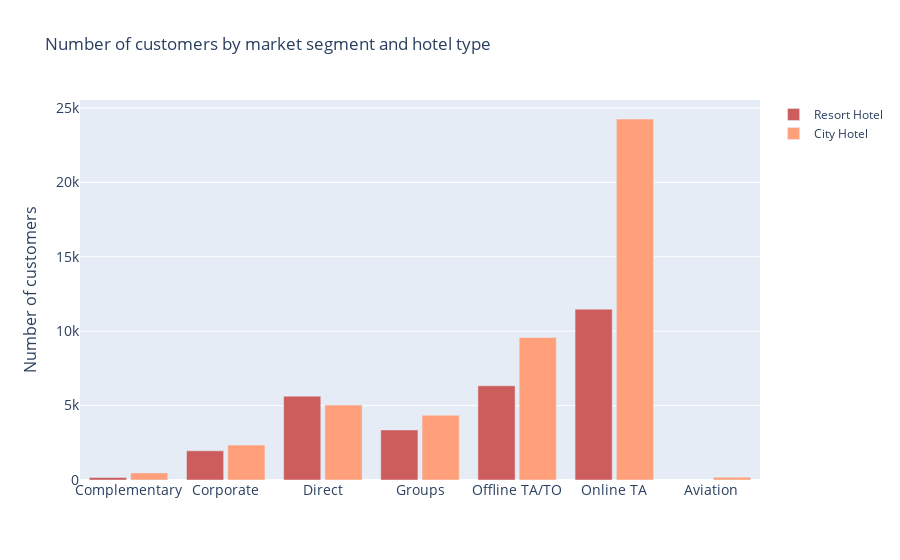

The notebook cell saved with this chart:
### Code cell
fig = go.Figure()
fig.add_trace(go.Bar(x=resort_hotel_market['market_segment'],
                y=resort_hotel_market['count'],
                name='Resort Hotel',
                marker_color='indianred'
                ))
fig.add_trace(go.Bar(x=city_hotel_market['market_segment'],
                y=city_hotel_market['count'],
                name='City Hotel',
                marker_color='lightsalmon'
                ))

fig.update_layout(
    title='Number of customers by market segment and hotel type',
    xaxis_tickfont_size=14,
    yaxis=dict(
        title='Number of customers',
        titlefont_size=16,
        tickfont_size=14,
    ),
    barmode='group',
    bargap=0.15, # gap between bars of adjacent location coordinates.
    bargroupgap=0.1 # gap between bars of the same location coordinate.
)
fig.show()

### Figure 1 — Plotly figure (JSON) as saved in the notebook; plotly's stock layout.template omitted (floating-point values rounded to 4 significant figures)
{"data": [{"marker": {"color": "indianred"}, "name": "Resort Hotel", "type": "bar", "x": ["Complementary", "Corporate", "Direct", "Groups", "Offline TA/TO", "Online TA"], "y": [168, 1958, 5635, 3362, 6334, 11481]}, {"marker": {"color": "lightsalmon"}, "name": "City Hotel", "type": "bar", "x": ["Aviation", "Complementary", "Corporate", "Direct", "Groups", "Offline TA/TO", "Online TA"], "y": [185, 478, 2345, 5037, 4352, 9574, 24257]}], "layout": {"bargap": 0.15, "bargroupgap": 0.1, "barmode": "group", "title": {"text": "Number of customers by market segment and hotel type"}, "xaxis": {"tickfont": {"size": 14}}, "yaxis": {"tickfont": {"size": 14}, "title": {"font": {"size": 16}, "text": "Number of customers"}}}}
